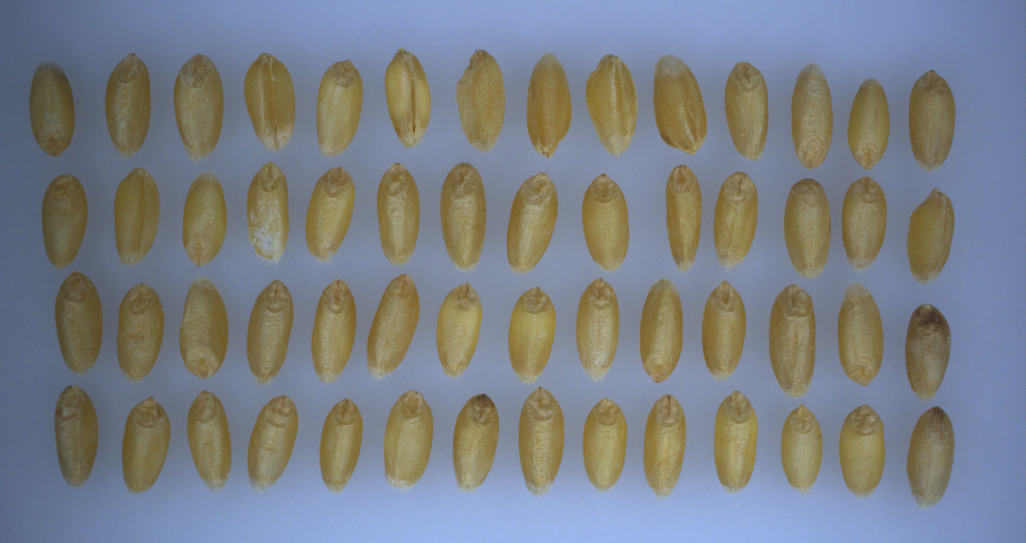
#> input picture image processing codes/KODLAR11_Renkli_Goruntu_Isleme/KODLAR11_Renkli_Goruntu_Isleme/img4_Bugday.png, 1026 x 543 px
$ python GIT6_K24_RESIM_HSV_Kanallari.py
#> lines starting #> are read from the running program, lines starting #| are printed output that depends on the picture
# -*- coding: utf-8 -*-
"""
Created on Sun Nov 10 21:24:15 2024

@author: muozi
"""

import cv2

# Görüntüyü yükle
image = cv2.imread('img4_Bugday.png')
#> image is the input picture: shape (543, 1026, 3); mean B, G, R 134.1, 128.1, 123.2

# Görüntüyü HSV renk uzayına dönüştür
hsvImage = cv2.cvtColor(image, cv2.COLOR_BGR2HSV)
#> hsvImage: shape (543, 1026, 3); mean H, S, V 79.3, 78.5, 151.8

# HSV kanallarını ayır
H, S, V = cv2.split(hsvImage)
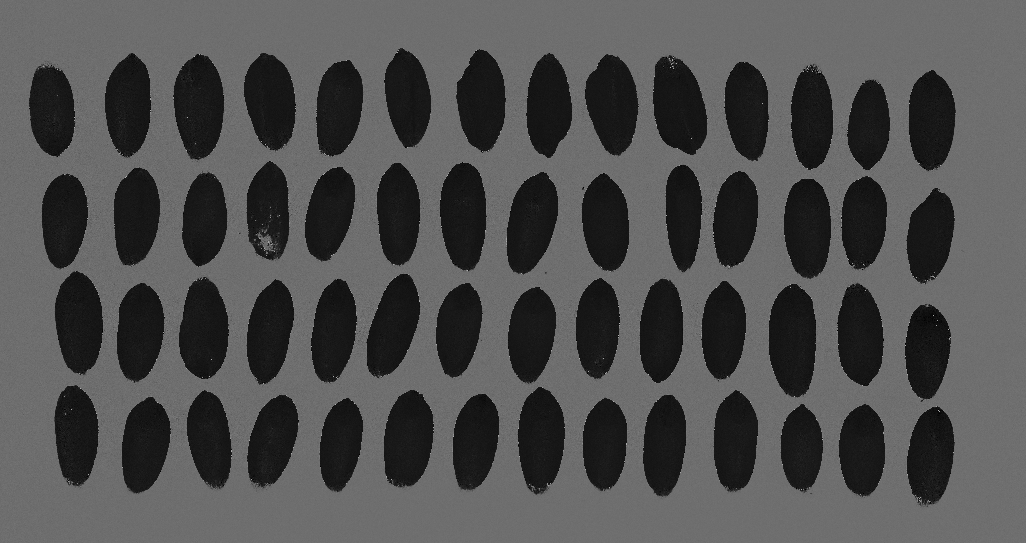
#> H: shape (543, 1026); min 0, max 178, mean 79.3
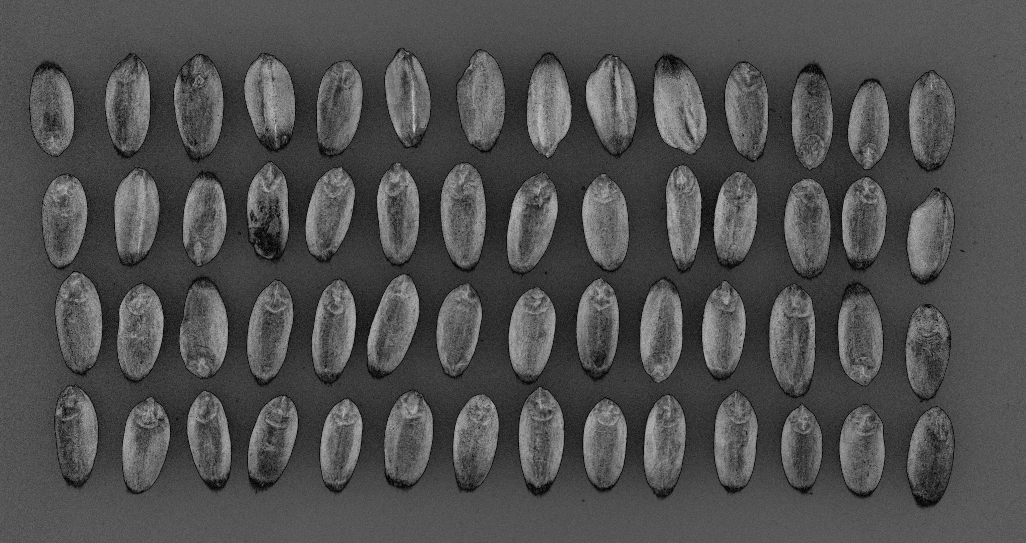
#> S: shape (543, 1026); min 0, max 206, mean 78.5
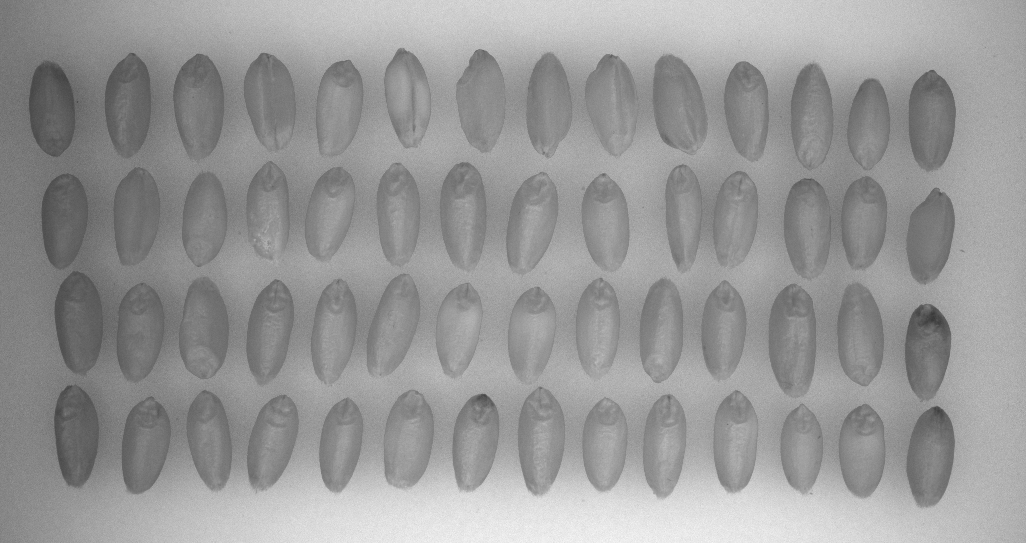
#> V: shape (543, 1026); min 56, max 248, mean 151.8

# Orijinal görüntüyü ve HSV kanallarını göster
cv2.imshow('Original Image', image)
cv2.imshow('HSV Image', hsvImage)
cv2.imshow('H Channel', H)  # H Kanalı
cv2.imshow('S Channel', S)  # S Kanalı
cv2.imshow('V Channel', V)  # V Kanalı

# Görüntüleri ekranda tut
cv2.waitKey(0)
cv2.destroyAllWindows()
